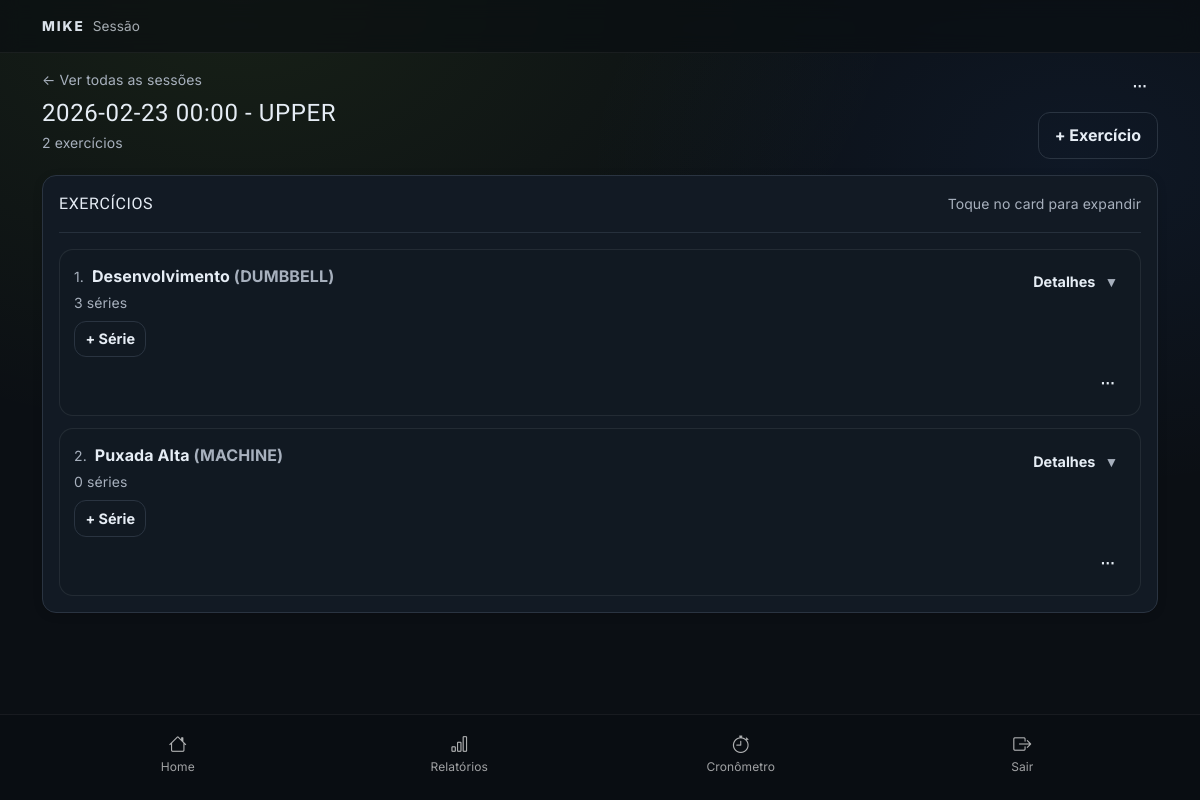
/training/session/22/ (signed in), run on the app's committed database.
### training/models.py (models this page shows, shortened)
class TrainingSession(models.Model):
    SESSION_TYPES = [
        ('UPPER','UPPER'),
        ('LOWER','LOWER'),
        ('PULL','PULL'),
        ('PUSH','PUSH'),
        ('FULLBODY','FULLBODY'),
    ]
    performed_at = models.DateTimeField(default=timezone.now)
    description = models.TextField(blank=True)
    user = models.ForeignKey(
        settings.AUTH_USER_MODEL,
        on_delete=models.CASCADE,
        related_name='training_sessions'
    )
    session_type = models.CharField(
        max_length=20,
        choices=SESSION_TYPES,
        blank=True,
        null=True
    )
    def __str__(self):
        t = self.session_type or "NO_TYPE"
        return f"{self.performed_at:%Y-%m-%d %H:%M} - {t}"

class SessionExercise(models.Model):
    VARIATIONS = [
        ('DUMBBELL', 'DUMBBELL'),
        ('BARBELL', 'BARBELL'),
        ('MACHINE', 'MACHINE'),
        ('BODYWEIGHT', 'BODYWEIGHT'),
        ('OTHER', 'OTHER'),
    ]
    order = models.PositiveSmallIntegerField()
    session = models.ForeignKey(
        TrainingSession,
        on_delete=models.CASCADE,
        related_name='session_exercises',
        )
    exercise = models.ForeignKey(
        Exercise,
        on_delete=models.PROTECT,
        related_name='appearances'
        )
    variation = models.CharField(
        max_length=20,
        choices=VARIATIONS,
    )
    class Meta:
        constraints = [
            models.UniqueConstraint(
                fields=['session', 'order'],
                name='uniq_sessionexercise_order_per_session',
            )
        ]

class Exercise(models.Model):
    name = models.CharField(max_length=120)
    slug = models.SlugField(max_length=120, unique=True, blank=True)
    def __str__(self):
        return str(self.name)

### training/views.py (the view)
# urls.py: path('session/<int:pk>/', views.training_session_detail, name='training_session_detail'),
@login_required
def training_session_detail(request, pk):
    session = get_object_or_404(
        TrainingSession,
        pk=pk,
        user=request.user,
        )
    exercises_qs = (
        session.session_exercises
        .select_related('exercise')
        .prefetch_related('exercise_sets')
        .order_by('order')
        )
    if request.method == 'POST':
        form = SessionExerciseForm(request.POST)
        if form.is_valid():
            se = form.save(commit=False)
            se.session = session
            max_order = session.session_exercises.aggregate(Max('order'))['order__max'] or 0
            se.order = max_order + 1
            se.save()
            return redirect('training:training_session_detail', pk=session.pk)
    else:
        form = SessionExerciseForm()
    context = {
        'session': session,
        'exercises': exercises_qs,
        'form': form,
        }
    return render(request, 'training/training_session_detail.html', context)

### training/models.py (called while the page is built)
    def __str__(self):
        if self.reps is not None:
            main = f'{self.reps} reps'
        else:
            main = f'{self.duration}s'
        weight = f' @ {self.weight}kg' if self.weight is not None else ''
        return f'{self.order}: {main}{weight}'

### training/templates/training/training_session_detail.html (shortened to what this page needs)
{% extends "base.html" %}
{% block section %}Sessão{% endblock %}
{% block content %}
<div class="d-flex align-items-start justify-content-between gap-3 pt-2 pb-3">
    <div class="flex-grow-1">
        <a class="text-decoration-none m-text-muted small" href="{% url 'training:training_session_list' %}">
            ← Ver todas as sessões
        </a>
        <h1 class="h4 m-title mt-2 mb-1">{{ session }}</h1>
        <div class="m-text-muted small">
            {{ exercises|length }} exercício{{ exercises|length|pluralize }}
        </div>
    </div>
    <div class="d-flex flex-column align-items-end gap-2">
        <div class="dropdown">
            <button class="m-btn-ghost m-btn-sm" type="button" data-bs-toggle="dropdown" aria-expanded="false"
                aria-label="Ações da sessão">
                ⋯
            </button>
        </div>
        <button type="button" class="m-btn-secondary" data-bs-toggle="modal" data-bs-target="#addExerciseModal">
            + Exercício
        </button>
    </div>
</div>
<div class="m-card p-3">
    <div class="d-flex align-items-center justify-content-between">
        <div class="m-title">Exercícios</div>
        <span class="m-text-muted small">Toque no card para expandir</span>
    </div>
    <div class="m-divider my-3"></div>
    {% if exercises %}
    <div class="m-exercise-list">
        {% for se in exercises %}
        <article class="m-exercise-card">
            <div class="d-flex align-items-start justify-content-between gap-3">
                <div class="flex-grow-1">
                    <div class="d-flex align-items-baseline gap-2 flex-wrap">
                        <span class="m-text-muted small">{{ se.order }}.</span>
                        <div class="fw-bold">
                            {{ se.exercise.name }}
                            <span class="m-text-muted">({{ se.variation }})</span>
                        </div>
                    </div>
                    <div class="m-text-muted small mt-1">
                        {{ se.exercise_sets.count }} série{{ se.exercise_sets.count|pluralize }}
                    </div>
                    <div class="mt-2">
                        <button type="button" class="m-btn-secondary m-btn-sm" data-bs-toggle="modal"
                            data-bs-target="#setAddModal"
                            data-url="{% url 'training:session_exercise_detail' pk=se.pk %}?modal=1"
                            aria-label="Adicionar série em {{ se.exercise.name }}">
                            + Série
                        </button>
                    </div>
                </div>
                <button type="button" class="m-btn-ghost m-btn-sm" data-bs-toggle="collapse"
                    data-bs-target="#ex-{{ se.pk }}" aria-controls="ex-{{ se.pk }}" aria-expanded="false">
                    Detalhes <span class="m-text-muted ms-1">▾</span>
                </button>
            </div>
            <div class="d-flex justify-content-end mt-2">
                <div class="dropdown">
                    <button class="m-btn-ghost m-btn-sm" type="button" data-bs-toggle="dropdown" aria-expanded="false"
                        aria-label="Ações do exercício">
                        ⋯
                    </button>
                </div>
            </div>
        </article>
        {% endfor %}
    </div>
    {% else %}
    <div class="m-text-muted">
        Sem exercícios ainda. Toque em <strong>+ Exercício</strong> para adicionar o primeiro.
    </div>
    {% endif %}
</div>
{% endblock %}

### static/mike/css/styles.css (style rules this page uses)
:root { --mike-font-ui: "Inter", system-ui, -apple-system, Segoe UI, Roboto, Arial, sans-serif; --mike-font-head: "Oswald", "Inter", system-ui, sans-serif; --mike-font-mono: "JetBrains Mono", ui-monospace, SFMono-Regular, Menlo, Monaco, Consolas, monospace; --mike-radius-card: 14px; --mike-radius-input: 12px; --mike-radius-pill: 999px; --mike-shadow-sm: 0 6px 18px rgba(0, 0, 0, .18); --mike-shadow-xs: 0 2px 10px rgba(0, 0, 0, .14); --s-1: 4px; --s-2: 8px; --s-3: 12px; --s-4: 16px; --s-5: 24px; --s-6: 32px; --s-7: 40px; --s-8: 48px; --mike-bg: #0B0F14; --mike-surface: #121A24; --mike-surface-2: #0F1620; --mike-border: #2A3441; --mike-text: #E6EDF5; --mike-text-muted: #A7B0BD; --mike-accent: #A3E635; --mike-info: #3B82F6; --mike-success: #22C55E; --mike-warning: #F59E0B; --mike-danger: #EF4444; --mike-focus-ring: 0 0 0 .25rem rgba(163, 230, 53, .35); }
html, body { width: 100%; }
body { overflow-x: hidden; }
.m-page { color: var(--mike-text); font-family: var(--mike-font-ui); letter-spacing: .1px; min-height: 100vh; min-height: 100dvh; background: radial-gradient(1200px 800px at 20% 0%, rgba(163, 230, 53, 0.08), transparent 55%), radial-gradient(900px 600px at 90% 20%, rgba(59, 130, 246, 0.08), transparent 55%), var(--mike-bg); background-repeat: no-repeat; background-size: cover; }
.m-text-muted { color: var(--mike-text-muted) !important; }
.m-divider { height: 1px; background: var(--mike-border); opacity: .85; }
.m-title { font-family: var(--mike-font-head); letter-spacing: .6px; text-transform: uppercase; }
.m-card { background: var(--mike-surface); border: 1px solid var(--mike-border); border-radius: var(--mike-radius-card); box-shadow: var(--mike-shadow-xs); }
.m-btn-primary, .m-btn-secondary, .m-btn-ghost, .m-btn-danger { display: inline-flex; align-items: center; justify-content: center; gap: .5rem; min-height: 44px; padding: .65rem 1rem; border-radius: var(--mike-radius-input); font-weight: 700; text-decoration: none; user-select: none; border: 1px solid transparent; background: transparent; color: var(--mike-text); }
.m-btn-secondary { border-color: var(--mike-border); }
.m-exercise-list { display: grid; gap: 12px; }
.m-exercise-card { border-radius: var(--mike-radius-card); background: rgba(18, 26, 34, .55); border: 1px solid rgba(255, 255, 255, .08); padding: 14px; }
.m-btn-sm { min-height: 36px; padding: .4rem .65rem; font-size: .9rem; }

### data on the page
TrainingSession: session_type+performed_at "2026-02-23 00:00 - UPPER"
SessionExercise: order "1", exercise.name "Desenvolvimento", variation "DUMBBELL", exercise_sets.count "3"
SessionExercise: order "2", exercise.name "Puxada Alta", variation "MACHINE", exercise_sets.count "0"

### other printed values
{{ exercises|length }} "2"
